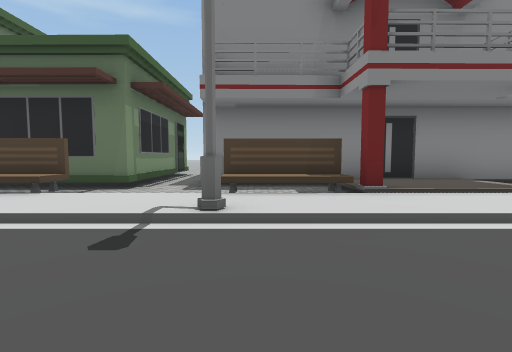
View 1 (above)

20 first-person views from a walk through a 3-D level made in the Unity game engine. The camera is 1.3 m above the floor, tilts 4° down and sees 85° across. The floor is counted in squares, 2 m on a side. Each view is taken from the middle of a square. On the plan, view 1 faces up. The plan holds only what a view shows up to about 9 squares ahead; the rest is blank. The place goes on beyond the plan. Some animated figures are not drawn. Some surface patterns are stand-ins.

View 2
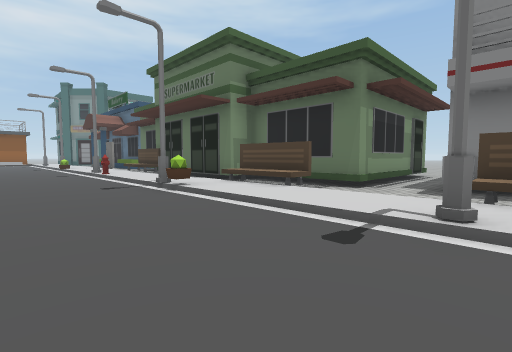

View 3
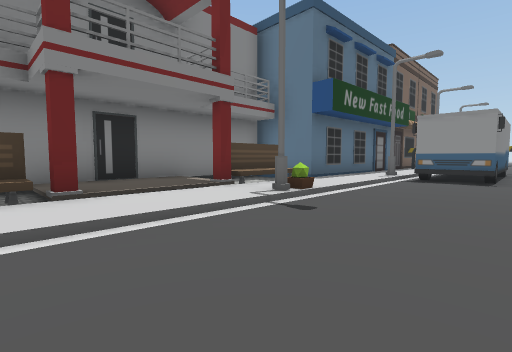

View 4
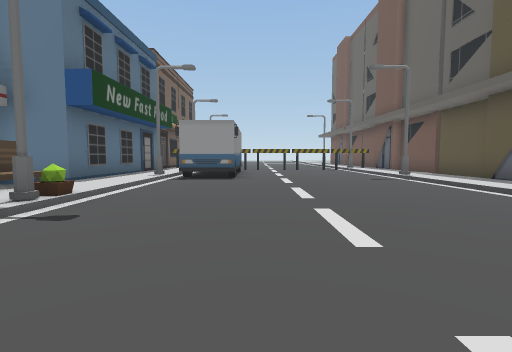

View 5
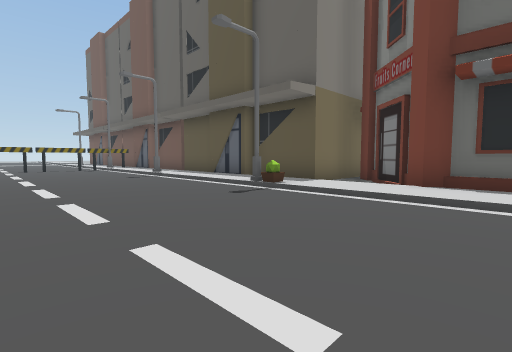

View 6
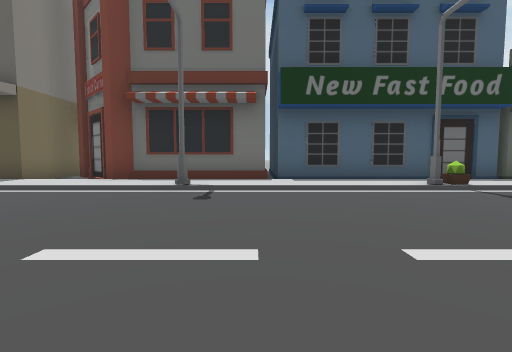

View 7
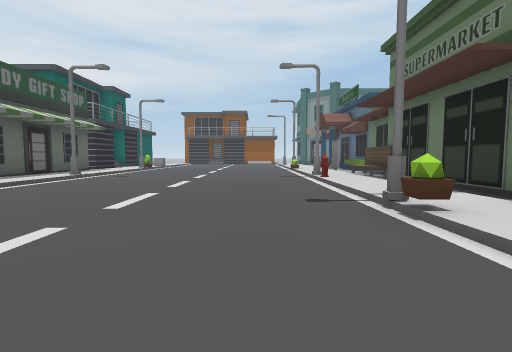

View 8
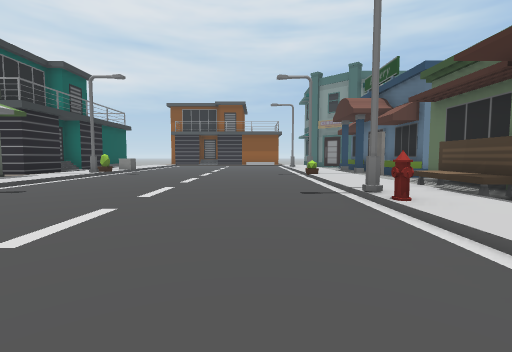

View 9
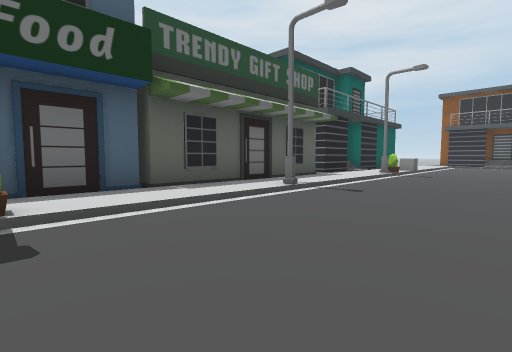

View 10
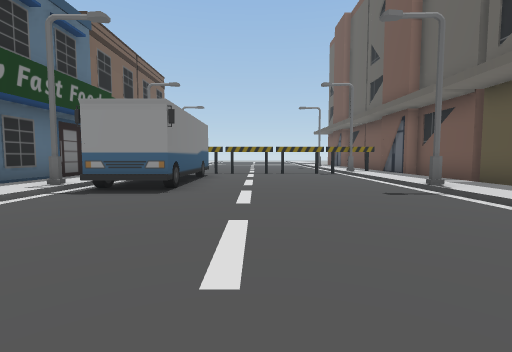

View 11
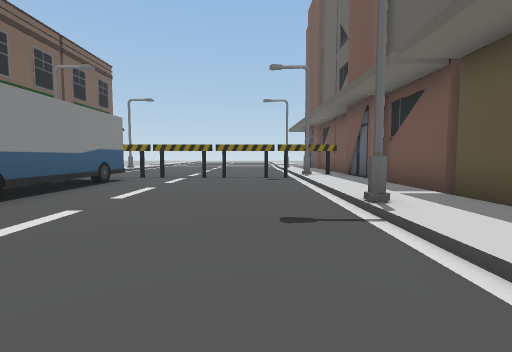

View 12
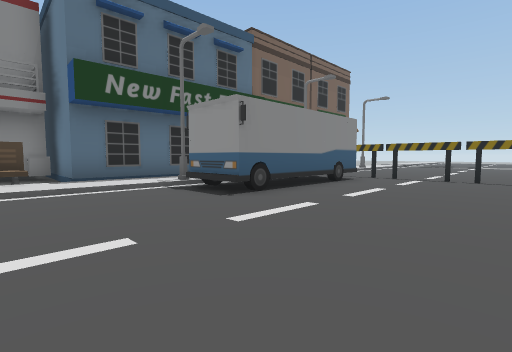

View 13
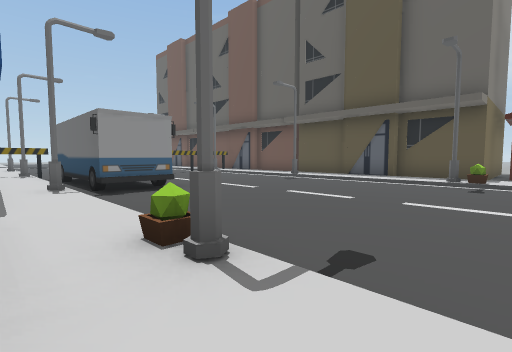

View 14
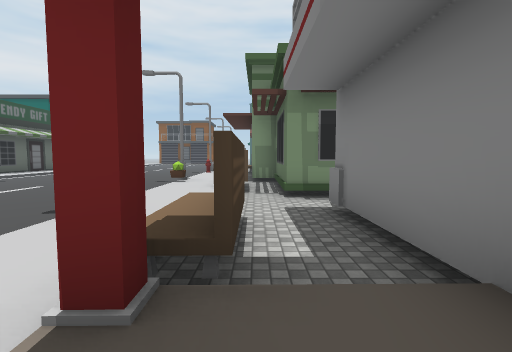

View 15
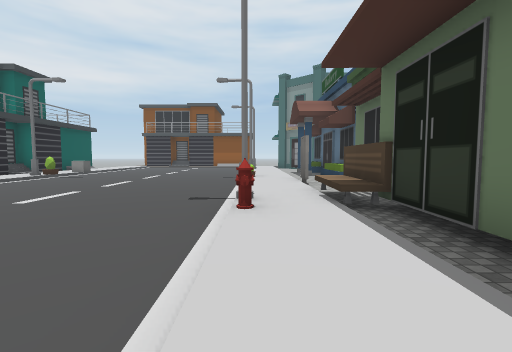

View 16
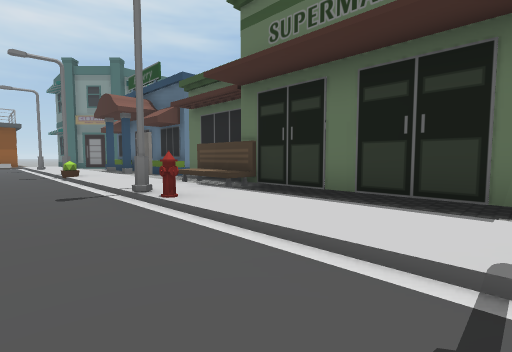

View 17
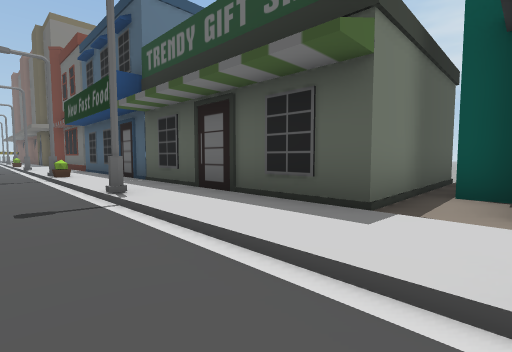

View 18
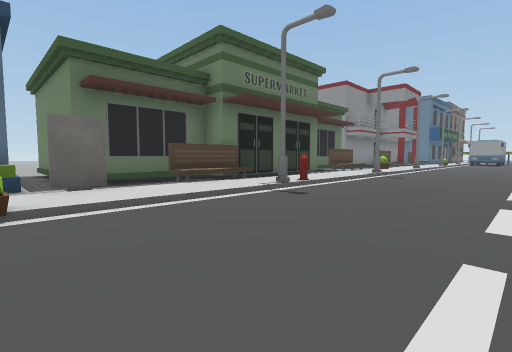

View 19
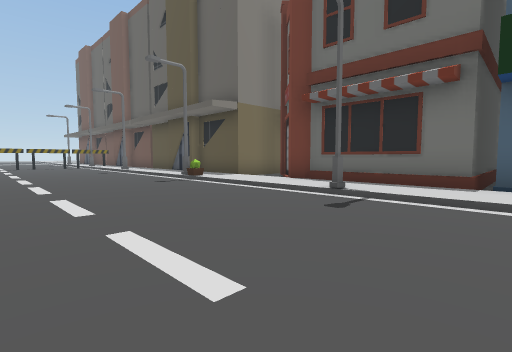

View 20
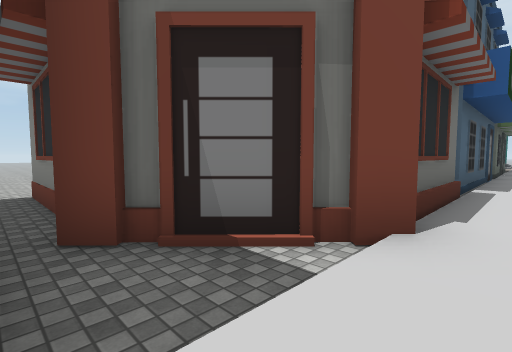

### Floor plan
Key: @ floor where view 1 was taken; # wall or solid block; x gap in a wall; . main floor; : floor 0.25 m higher than the main floor; / step, stairs or slope; ^ raised ledge; O other object.
Columns run from 15 left of view 1 to 13 right of it. Each row starts with its distance up from view 1.
 10  .O         O.
  9  .O         O.
  8 O.O      O  O.         O
  7 O.O OO   O  O.#########O
  6 O.OOOO   OOOO....:::...O
  5 ...OOOOOOOOO...OO:::OO.OOOOO
  4 OO///O::::O//////#//O//////:O
  3 O::::O::::O::::O::::O:::O/:::
  2 ........................OOOOO
  1 ........................OOOOO
  0 ...............@.............
 -1 .............................
 -2 .............................
 -3 ...................O.........
 -4 O....O........O....O....O....
 -5 O::::O:::O::::::::::::::O::::
 -6 ::#####OOOOOOx###/////OO////O
 -7 #:#    O    O^   #/OOO  OOOO
 -8 #:#    O    O^    #O
 -9  :#          ^    ^O
-10  :#          ^    ^
-11                   x
-12                   ..
-13                   ..
-14                   ..
-15                   ..

Positions as (right, up) in squares from view 1, and headings:
1: (0, 0), facing up
2: (0, 0), facing up-left
3: (1, 0), facing up-right
4: (1, 0), facing right
5: (0, 0), facing down-right
6: (-2, 1), facing down
7: (-2, 1), facing left
8: (-6, 1), facing left
9: (-6, -1), facing down-left
10: (4, -1), facing right
11: (6, -3), facing right
12: (6, -3), facing up-right
13: (3, 4), facing down-right
14: (3, 5), facing left
15: (-6, 3), facing left
16: (-6, 1), facing up-left
17: (-15, -3), facing down-right
18: (-15, -1), facing up-right
19: (-3, 0), facing down-right
20: (4, -5), facing down-left
